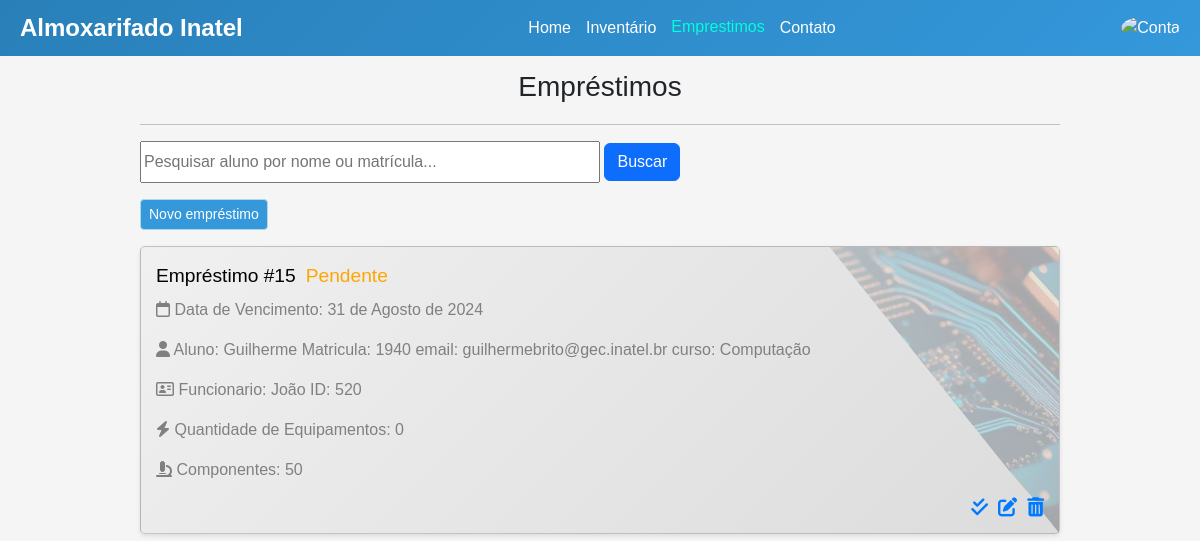
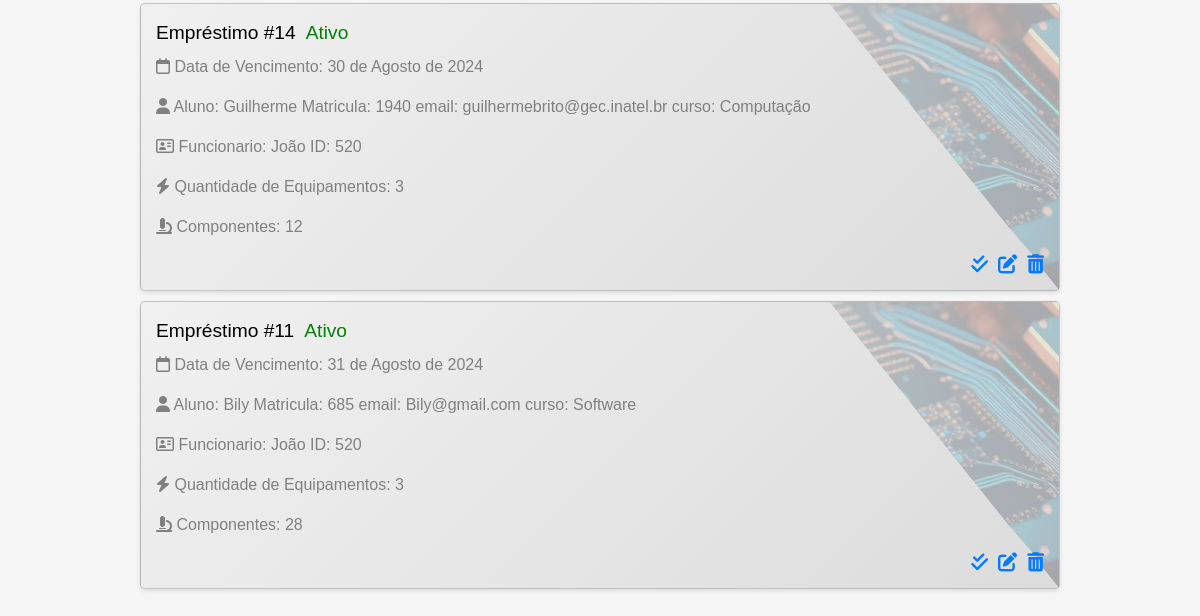
/emprestimos/ (signed in), run on an earlier commit of the app's database (2 pictures, top to bottom).
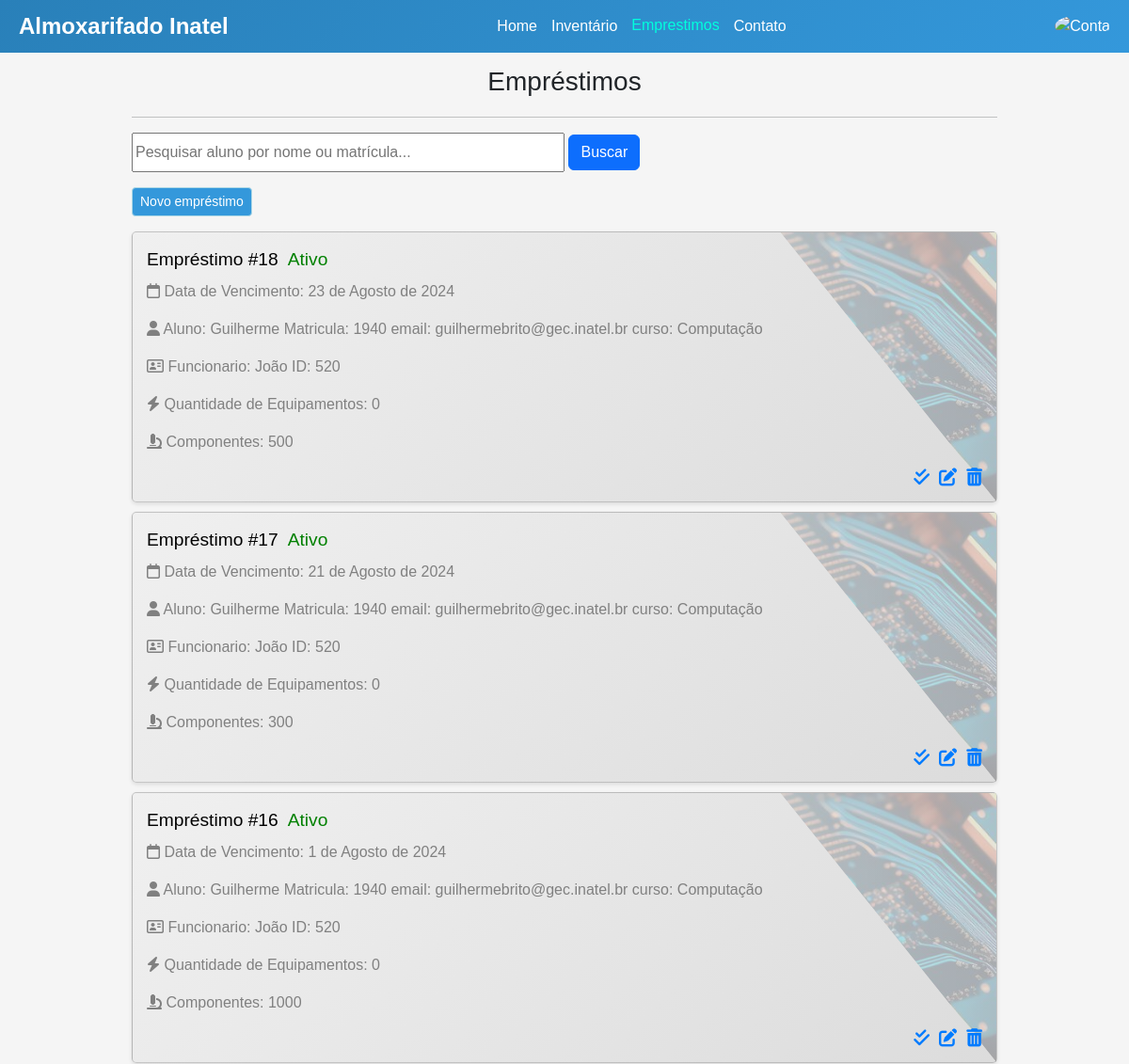
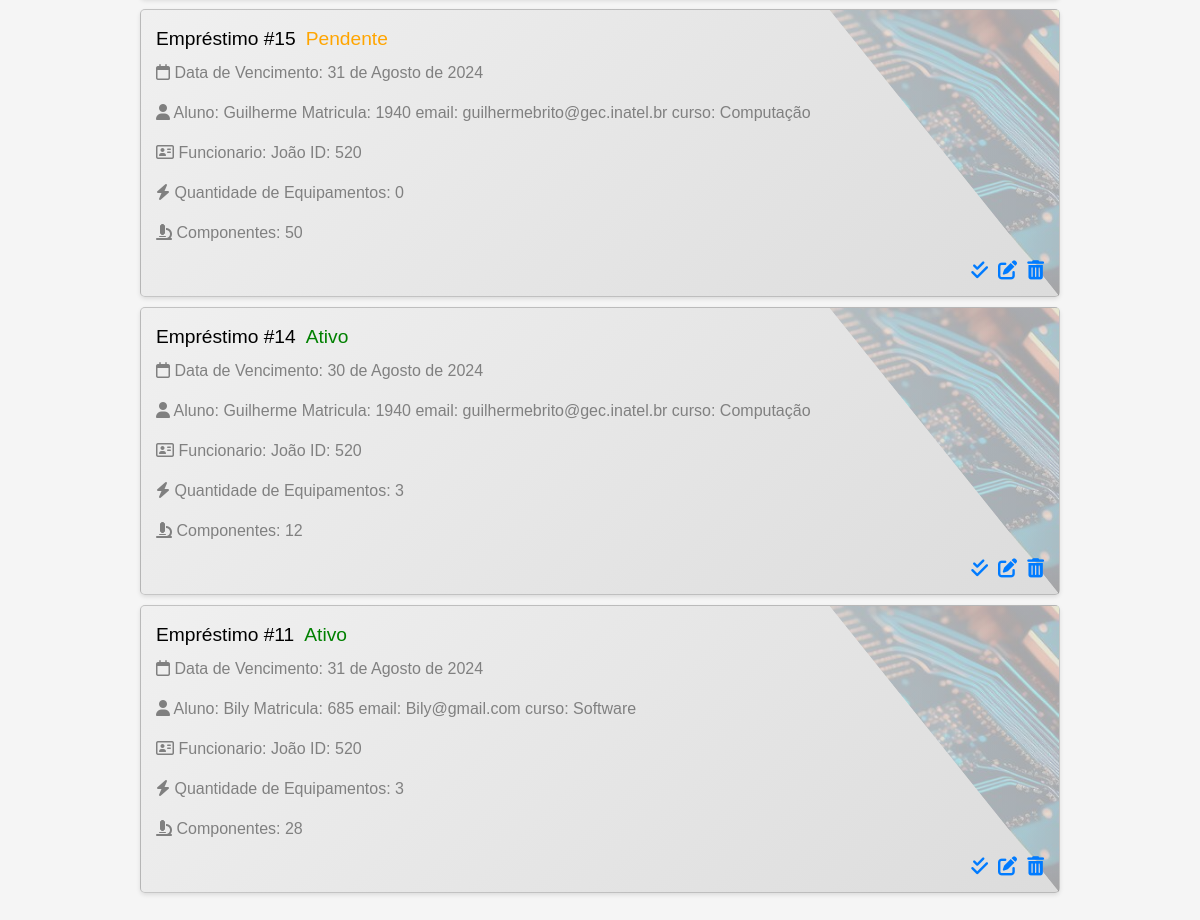
And on a later commit of the database (2 pictures, top to bottom).
### emprestimos/models.py (models this page shows, shortened)
class Emprestimo(models.Model):
    id = models.BigAutoField(primary_key=True, unique=True)
    estado = models.CharField(max_length=50) # Ativo, Pendente(esperando aprovacao), Atrasado
    data_de_retirada = models.DateField(verbose_name='Data de Retirada', auto_now_add=True)
    data_de_devolucao = models.DateField(verbose_name='Data de Devolução')
    aluno = models.ForeignKey(Aluno, on_delete=models.PROTECT)
    funcionario = models.ForeignKey(Funcionario, on_delete=models.PROTECT)

### autenticacao/models.py (models this page shows, shortened)
class Aluno(models.Model):
    user = models.OneToOneField(User, on_delete=models.CASCADE, null=True)
    matricula = models.IntegerField(primary_key=True)
    curso = models.CharField(max_length=50)

class User(AbstractUser):
    name = models.CharField(max_length=200, null=True, unique=True)
    email= models.EmailField(unique=True, null=True)
    is_aluno = models.BooleanField(default=False)
    is_funcionario = models.BooleanField(default=False)
    USERNAME_FIELD = 'email'
    REQUIRED_FIELDS = []

class Funcionario(models.Model):
    user = models.OneToOneField(User, on_delete=models.CASCADE, null=True)
    id = models.IntegerField(primary_key=True, unique=True)
    cargo = models.CharField(max_length=50)

### emprestimos/views.py (the view, shortened to what this page needs)
# urls.py: path('',emprestimosCard, name='emprestimo'),
def emprestimosCard(request):
    user = request.user
    q = request.GET.get('q') if request.GET.get('q') is not None else ''
    qtd_equipamentos = {}
    qtd_componentes = {}
    emprestimos = []
    if user.is_authenticated:
        if user.is_funcionario or user.is_superuser:
            emprestimos = Emprestimo.objects.filter(
                Q(aluno__user__username__icontains=q) |
                Q(aluno__matricula__icontains=q)
            ).order_by('-id')
            for emprestimo in emprestimos:
                soma_componentes = 0
                qtd_equipamentos[emprestimo.id] = Equipamento.objects.filter(emprestimo=emprestimo).__len__()
                relations = Emprestimo_has_components.objects.filter(emprestimo=emprestimo)
                for relation in relations:
                    soma_componentes += relation.quantidade
                qtd_componentes[emprestimo.id] = soma_componentes
    else:
        return redirect('loginAluno')
    context = {
        'emprestimos':emprestimos,
        'qtd_equipamentos':qtd_equipamentos,
        'qtd_componentes':qtd_componentes
    }
    return render(request, 'test.html', context)

### emprestimos/templatetags/dict_filters.py (called while the page is built)
@register.filter
def dict_item(dictionary, key):
    return dictionary.get(key)

### emprestimos/templates/test.html (shortened to what this page needs)
{% extends "base.html" %}
{% load static %}
{% load dict_filters %}
{% block style%}
<link rel="stylesheet" href="{% static 'css/bootstrap/bootstrap.min.css' %}">
<link rel="stylesheet" href="{% static 'fa/css/all.min.css' %}">
<link rel="stylesheet" href="{% static 'css/emprestimos.css' %}">
{% endblock %}
{% block content %}
<div class="container">
    <h3>Empréstimos</h3>
    <hr>
    <p>
        {% if user.is_funcionario or user.is_superuser %}
        <form method="get" action="{% url 'emprestimo' %}">
            <input class="col-sm-6 col-form-label" type="text" name="q" placeholder="Pesquisar aluno por nome ou matrícula..." value="{{ request.GET.q }}">
            <button type="submit" class="btn btn-primary">Buscar</button>
        </form>
        {% endif %}
    </p>
    <p>
        <a href="{% url 'cadastrar-emprestimo' %}" class="btn btn-primary btn-sm" style="background-color: #3498db; border-color: #add8e6;">Novo empréstimo</a>
    </p>
    {% for emprestimo in emprestimos %}
    <div class="card" data-url="{% url 'detalhes' pk=emprestimo.aluno.matricula %}">
        <div class="card-content" title="Visualizar">
            <div class="card-title">
                <h2>Empréstimo #{{ emprestimo.id }}</h2>
                {% if emprestimo.estado == 'Ativo' %}
                <span class="card-status active">Ativo</span>
                {% elif  emprestimo.estado == 'Pendente' %}
                <span class="card-status warn">Pendente</span>
                {% elif  emprestimo.estado == 'Atrasado' %}
                <span class="card-status danger">Atrasado</span>
                {% endif %}
            </div>
            <p><i class="fa-regular fa-calendar"></i> Data de Vencimento: {{ emprestimo.data_de_devolucao }}</p>
            <p><i class="fa-solid fa-user"></i> Aluno: {{ emprestimo.aluno.user.username }} Matricula: {{ emprestimo.aluno.matricula }} email: {{ emprestimo.aluno.user.email }} curso: {{ emprestimo.aluno.curso }}</p>
            <p><i class="fa-regular fa-address-card"></i> Funcionario: {{ emprestimo.funcionario.user.name }} ID: {{ emprestimo.funcionario.id }}</p>
            <p><i class="fa-solid fa-bolt"></i> Quantidade de Equipamentos: {{ qtd_equipamentos | dict_item:emprestimo.id }}</p>
            <p><i class="fa-solid fa-microscope"></i> Componentes: {{ qtd_componentes | dict_item:emprestimo.id }}</p>
        </div>
        <div class="card-icons">
            <i class="fa-solid fa-check-double" title="Confirmar Entrega"></i>
            <i class="fas fa-edit" title="Editar Empréstimos"></i>
            <i class="fas fa-trash-alt" title="Excluir Empréstimos"></i>
        </div>
    </div>
    {% endfor %}
</div>
{% endblock %}

### templates/base.html (shortened to what this page needs)
{% load static %}
<!DOCTYPE html>
<html lang="pt-br">
<head>
    <link rel="stylesheet" href="{% static 'css/base.css' %}">
    {% block style %}
    {% endblock %}
</head>
<body>
    <div class="app-bar">
        <div class="logo">Almoxarifado Inatel</div>
        <div class="menu">
            <a href="{% url 'home_page' %}" id="home">Home</a>
            <a href="{% url 'Listar-Equipamentos' %}" id="inventario">Inventário</a>
            <a href="{% url 'emprestimo'%}" id="emprestimo">Emprestimos</a>
            <a href="{% url 'contato'%}" id="contato">Contato</a>
        </div>
        <div class="account" onclick="toggleDropdown()">
            <img src="{% static 'imgs/account_icon.png' %}" alt="Conta">
        </div>
    </div>
    <div class="block">
        {% block content %}{% endblock %}
    </div>
</body>
</html>

### static/css/base.css (style rules this page uses)
body { font-family: Nunito sans, sans-serif; flex-direction: column; min-height: 100vh; margin: 0; padding: 0; background-color: #f0f8ff; }
.app-bar { position: fixed; top: 0; width: 100%; display: flex; justify-content: space-between; align-items: center; padding: 10px 20px; box-sizing: border-box; z-index: 1000; }
.app-bar .logo { font-size: 1.5em; font-weight: bold; }
.app-bar .menu { display: flex; gap: 15px; }
.app-bar .menu a { color: white; text-decoration: none; font-size: 1em; }
.app-bar .menu a.active { color: rgb(0, 255, 221); transform: translateY(-1px); }
.app-bar .account { position: relative; }
.app-bar .account img { width: 30px; height: 30px; border-radius: 50%; cursor: pointer; }
.block { margin-top: 50px; }
.sidebar, .app-bar { background: linear-gradient(135deg, #2980b9, #3498db); color: #fff; }

### static/css/emprestimos.css (style rules this page uses)
body { font-family: Arial, sans-serif; margin: 0; padding: 0; background-color: #f5f5f5; }
.container { width: 80%; margin: 0 auto; padding: 20px; }
body h3 { text-align: center; margin-bottom: 20px; }
.card { background-color: #fff; padding: 15px; margin: 10px 0; box-shadow: 0 2px 4px rgba(0, 0, 0, 0.1); border-radius: 5px; cursor: pointer; transition: transform 0.2s, box-shadow 0.2s; background: linear-gradient(135deg, #f0f0f0, #dcdcdc); }
.card-title { display: flex; align-items: center; color: #000; }
.card-title h2 { margin: 0; font-size: 1.2em; }
.card-status { margin-left: 10px; font-size: 1.2em; color: green; }
.card-status.warn { color: orange; }
.card-content { flex: 1; padding-right: 10px; color: gray; }
.card-icons { flex: 0 0 10%; display: flex; justify-content: flex-end; align-items: center; z-index: 2; }
.card-icons i { margin-left: 10px; font-size: 1.2em; color: #007BFF; cursor: pointer; transition: color 0.2s ease; }

What changed in the data, as far as the page shows it:
added Emprestimo: id "18", estado "Ativo", data_de_devolucao "23 de Agosto de 2024", aluno.user.username "Guilherme", aluno.matricula "1940", aluno.user.email "guilhermebrito@gec.inatel.br", aluno.curso "Computação", funcionario.user.name "João", funcionario.id "520", id "0", id "500"
added Emprestimo: id "17", estado "Ativo", data_de_devolucao "21 de Agosto de 2024", aluno.user.username "Guilherme", aluno.matricula "1940", aluno.user.email "guilhermebrito@gec.inatel.br", aluno.curso "Computação", funcionario.user.name "João", funcionario.id "520", id "0", id "300"
added Emprestimo: id "16", estado "Ativo", data_de_devolucao "1 de Agosto de 2024", aluno.user.username "Guilherme", aluno.matricula "1940", aluno.user.email "guilhermebrito@gec.inatel.br", aluno.curso "Computação", funcionario.user.name "João", funcionario.id "520", id "0", id "1000"
